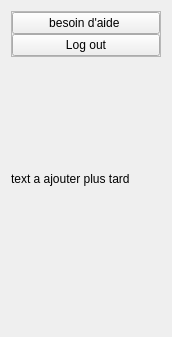
               <widget class="QWidget" name="page_2">
                <property name="geometry">
                 <rect>
                  <x>0</x>
                  <y>0</y>
                  <width>172</width>
                  <height>337</height>
                 </rect>
                </property>
                <attribute name="icon">
                 <iconset>
                  <normalon>icons/chevron-down.svg</normalon>
                 </iconset>
                </attribute>
                <attribute name="label">
                 <string>Menu 2</string>
                </attribute>
                <layout class="QVBoxLayout" name="verticalLayout_10">
                 <item alignment="Qt::AlignmentFlag::AlignTop">
                  <widget class="QFrame" name="frame_11">
                   <property name="frameShape">
                    <enum>QFrame::Shape::StyledPanel</enum>
                   </property>
                   <property name="frameShadow">
                    <enum>QFrame::Shadow::Raised</enum>
                   </property>
                   <layout class="QVBoxLayout" name="verticalLayout_11">
                    <property name="spacing">
                     <number>0</number>
                    </property>
                    <property name="leftMargin">
                     <number>0</number>
                    </property>
                    <property name="topMargin">
                     <number>0</number>
                    </property>
                    <property name="rightMargin">
                     <number>0</number>
                    </property>
                    <property name="bottomMargin">
                     <number>0</number>
                    </property>
                    <item>
                     <widget class="QPushButton" name="pushButton_14">
                      <property name="styleSheet">
                       <string notr="true">    QTabWidget::pane { 
        border: 0px solid #eae2b7; 
    }
    QTabBar::tab { 
        background:#eae2b7; 
        color: black; 
        padding: 8px; 
		border-radius: 0px; 
    }
    QTabBar::tab:selected { 
        background:#a48f66  ; 
        color:white; 
        font-weight: bold; 
    }
    QTabBar::tab:hover {
        background: #c0b49a ; 
    }
;
background-color: #f5f2db;</string>
                      </property>
                      <property name="text">
                       <string>besoin d'aide </string>
                      </property>
                     </widget>
                    </item>
                    <item>
                     <widget class="QPushButton" name="pushButton_15">
                      <property name="styleSheet">
                       <string notr="true">    QTabWidget::pane { 
        border: 0px solid #eae2b7; 
    }
    QTabBar::tab { 
        background:#eae2b7; 
        color: black; 
        padding: 8px; 
		border-radius: 0px; 
    }
    QTabBar::tab:selected { 
        background:#a48f66  ; 
        color:white; 
        font-weight: bold; 
    }
    QTabBar::tab:hover {
        background: #c0b49a ; 
    }
;
background-color: #f5f2db;</string>
                      </property>
                      <property name="text">
                       <string>Log out</string>
                      </property>
                     </widget>
                    </item>
                   </layout>
                  </widget>
                 </item>
                 <item alignment="Qt::AlignmentFlag::AlignTop">
                  <widget class="QLabel" name="label_4">
                   <property name="text">
                    <string>text a ajouter plus tard </string>
                   </property>
                   <property name="wordWrap">
                    <bool>true</bool>
                   </property>
                  </widget>
                 </item>
                </layout>
               </widget>
